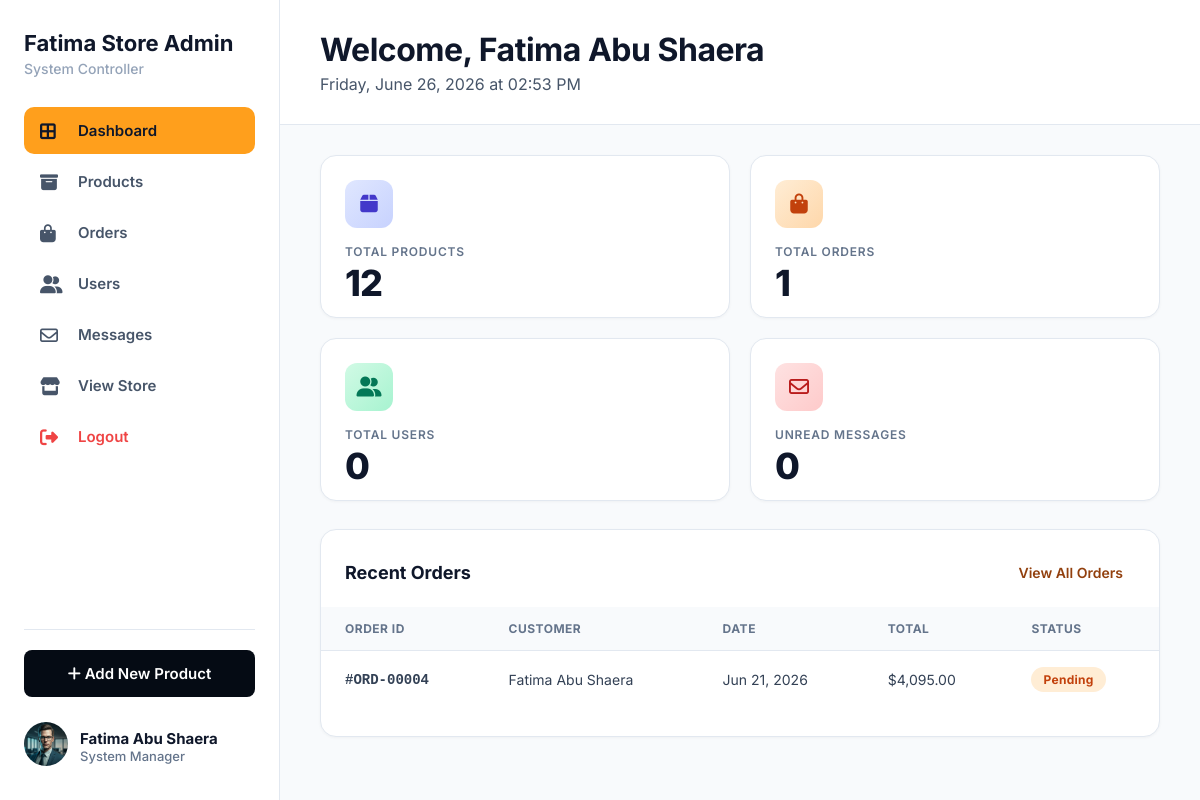
Screenshot of /admin/admin_dashboard.php (signed in) with the database file from the repository.
### tables this page shows
CREATE TABLE `orders` (
  `order_id` int(11) NOT NULL,
  `user_id` int(11) NOT NULL,
  `total_amount` decimal(10,2) NOT NULL,
  `status` enum('pending','paid','shipped','delivered','cancelled') NOT NULL,
  `order_date` timestamp NOT NULL DEFAULT current_timestamp() ON UPDATE current_timestamp(),
  `shipping_address` text NOT NULL
);

CREATE TABLE `users` (
  `user_id` int(11) NOT NULL,
  `full_name` varchar(100) NOT NULL,
  `email` varchar(100) NOT NULL,
  `password` varchar(225) NOT NULL,
  `role` enum('customer','admin') NOT NULL,
  `created_at` timestamp NOT NULL DEFAULT current_timestamp() ON UPDATE current_timestamp(),
  `phone` varchar(20) NOT NULL,
  `address` text NOT NULL
);

### admin/admin_dashboard.php (the view, shortened to what this page needs)
<?php
require_once '../config/config.php';
$stmt = $pdo->query("SELECT COUNT(*) FROM products");
$total_products = $stmt->fetchColumn();
$stmt = $pdo->query("SELECT COUNT(*) FROM orders");
$total_orders = $stmt->fetchColumn();
$stmt = $pdo->query("SELECT COUNT(*) FROM users WHERE role = 'customer'");
$total_users = $stmt->fetchColumn();
$stmt = $pdo->query("SELECT COUNT(*) FROM contacts WHERE is_read = 0");
$unread_messages = $stmt->fetchColumn();
$stmt = $pdo->query("SELECT o.*, u.full_name as customer_name FROM orders o JOIN users u ON o.user_id = u.user_id ORDER BY o.order_date DESC LIMIT 5");
$recent_orders = $stmt->fetchAll();
?>
<!DOCTYPE html>
<html lang="en">
<head>
    <link rel="stylesheet" href="https://cdnjs.cloudflare.com/ajax/libs/font-awesome/6.4.0/css/all.min.css">
    <link rel="stylesheet" href="../css/sidebar.css">
    <link rel="stylesheet" href="../css/style.css">
    <link rel="stylesheet" href="../css/admin-orders.css">
    <link rel="stylesheet" href="../css/admin-dashboard.css">
</head>
<body>
    <div
        class="app-layout"
        style="display: flex; flex-direction: row; min-height: 100vh">
        <?php include '../includes/sidebar.php'; ?>
        <div class="main-content-wrapper">
            <header class="page-top-header">
                <div class="orders-title">
                    <div>
                        <h1>Welcome, <?= htmlspecialchars($_SESSION['name'] ?? 'Admin') ?></h1>
                        <p style="color: var(--secondary-text); margin: 5px 0 0 0;"><?= date('l, F j, Y \a\t h:i A') ?></p>
                    </div>
                </div>
            </header>
            <main class="main-content">
                <div class="stats-grid">
                    <div class="stat-card">
                        <div class="stat-card-header">
                            <div class="icon-wrapper bg-blue">
                                <i class="fa-solid fa-box"></i>
                            </div>
                        </div>
                        <div class="stat-card-body">
                            <h3>TOTAL PRODUCTS</h3>
                            <h2><?= $total_products ?></h2>
                        </div>
                    </div>
                    <div class="stat-card">
                        <div class="stat-card-header">
                            <div class="icon-wrapper bg-orange">
                                <i class="fa-solid fa-bag-shopping"></i>
                            </div>
                        </div>
                        <div class="stat-card-body">
                            <h3>TOTAL ORDERS</h3>
                            <h2><?= $total_orders ?></h2>
                        </div>
                    </div>
                    <div class="stat-card">
                        <div class="stat-card-header">
                            <div class="icon-wrapper bg-green">
                                <i class="fa-solid fa-user-group"></i>
                            </div>
                        </div>
                        <div class="stat-card-body">
                            <h3>TOTAL USERS</h3>
                            <h2><?= $total_users ?></h2>
                        </div>
                    </div>
                    <div class="stat-card">
                        <div class="stat-card-header">
                            <div class="icon-wrapper bg-red">
                                <i class="fa-regular fa-envelope"></i>
                            </div>
                        </div>
                        <div class="stat-card-body">
                            <h3>UNREAD MESSAGES</h3>
                            <h2><?= $unread_messages ?></h2>
                        </div>
                    </div>
                </div>
                <div class="recent-orders-container">
                    <div class="section-header">
                        <h2>Recent Orders</h2>
                        <a href="admin_orders.php" class="view-all">View All Orders</a>
                    </div>
                    <div class="orders-table-scroll">
                        <table class="dashboard-orders-table">
                            <thead>
                                <tr>
                                    <th>Order ID</th>
                                    <th>Customer</th>
                                    <th>Date</th>
                                    <th>Total</th>
                                    <th>Status</th>
                                </tr>
                            </thead>
                            <tbody>
                                <?php foreach ($recent_orders as $order): ?>
                                    <tr>
                                        <td class="font-bold">#ORD-<?= str_pad($order['order_id'], 5, '0', STR_PAD_LEFT) ?></td>
                                        <td><?= htmlspecialchars($order['customer_name']) ?></td>
                                        <td><?= date('M d, Y', strtotime($order['order_date'])) ?></td>
                                        <td>$<?= number_format($order['total_amount'], 2) ?></td>
                                        <td><span class="status-badge <?= strtolower($order['status']) ?>"><?= ucfirst($order['status']) ?></span></td>
                                    </tr>
                                <?php endforeach; ?>
                            </tbody>
                        </table>
                    </div>
                </div>
            </main>
        </div>
    </div>
</body>
</html>

### css/sidebar.css (style rules this page uses)
* { margin: 0; padding: 0; box-sizing: border-box; font-family: "Inter", sans-serif; }
body { background-color: #f8fafc; color: #334155; -webkit-font-smoothing: antialiased; }
.app-layout { display: flex; flex-wrap: nowrap; min-height: 100vh; width: 100%; }
.main-content { flex: 1; min-width: 0; padding: 30px 40px; background-color: #f8fafc; }
table { width: 100%; border-collapse: collapse; text-align: left; }
th { background-color: #f8fafc; color: #475569; font-size: 12px; font-weight: 700; padding: 16px 24px; letter-spacing: 0.5px; border-bottom: 1px solid #e2e8f0; }
td { padding: 16px 24px; border-bottom: 1px solid #f1f5f9; vertical-align: middle; }
tbody tr { transition: background-color 0.2s ease; }

### css/style.css (style rules this page uses)
html, body { height: 100%; overflow-x: hidden; }
*, *::before, *::after { box-sizing: border-box; }
body { display: flex; flex-direction: column; min-height: 100vh; margin: 0; padding: 0; }
.main-content { flex: 1; }

### css/admin-orders.css (style rules this page uses)
:root { --primary-text: #0f172a; --secondary-text: #475569; --border-color: #e2e8f0; --bg-light: #f8fafc; --white: #ffffff; --danger: #ef4444; --blue: #0284c7; --orange: #ea580c; --green: #16a34a; }
.main-content-wrapper { flex: 1; display: flex; flex-direction: column; background-color: var(--bg-light); min-height: 100vh; min-width: 0; box-sizing: border-box; }
.page-top-header { width: 100%; padding: 30px 40px; display: flex; justify-content: space-between; align-items: center; background: var(--white); border-bottom: 1px solid var(--border-color); box-sizing: border-box; }
.orders-title h1 { font-size: 32px; color: var(--primary-text); font-weight: 700; letter-spacing: -0.5px; margin: 0; }

### rows the page displays
orders: order_id "00004", user.full_name "Fatima Abu Shaera", order_date "Jun 21, 2026", total_amount "4,095.00", status "Pending"

### other values shown
$_SESSION['name'] "Fatima Abu Shaera"
$total_products "12"
$total_orders "1"
$total_users "0"
$unread_messages "0"
